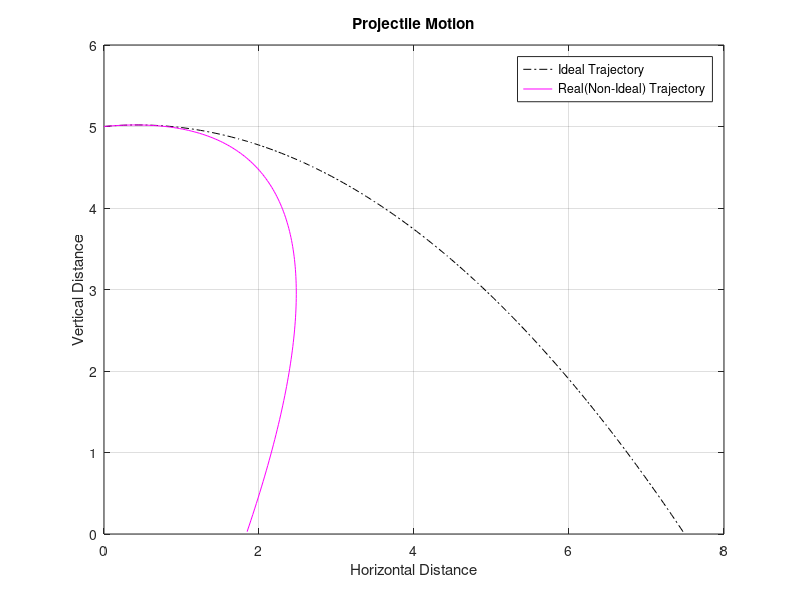

The MATLAB script that drew this image:
%Machine Problem 4
%A program to visualize the trajectory of a projectile for both ideal and non-ideal motion. 

hin = input('Please Enter the initial height in meters: ');
mv = input('\nPlease Enter the magnitude of the velocity in m/s: ');
tet = input('\nPlease Enter the angle in degrees with respect to the +x-axis at which the projectile is fired: ');
xacc = input('\nPlease Enter X-component of the acceleration in m/s^2: ');
yacc = input('\nPlease Enter Y-component of the acceleration in m/s^2: ');

t = 0:0.01:10000;

if yacc ~= 0
    yacc = -yacc;
    xacc = -xacc;
    
    %X-component
    mvx = mv*cosd(tet);
    x = mvx.*t + (1/2)*xacc*(t.^2);
    xi = mvx.*t;

    %Y-component
    mvy = mv*sind(tet);
    y = hin + mvy.*t + (1/2)*yacc*(t.^2); 
    
    neg_y = y<0;
    x(neg_y) = [];
    xi(neg_y) = [];
    y(neg_y) = [];
   
    plot(xi,y,'-.k');
    hold on
    
    plot(x,y,'-m');
    grid on;
    
    legend('Ideal Trajectory','Real(Non-Ideal) Trajectory')
    xlabel('Horizontal Distance');
    ylabel('Vertical Distance');
    title('Projectile Motion');
    
else
    disp ('Invalid!! Acceleration in y must not be equal to 0')
end